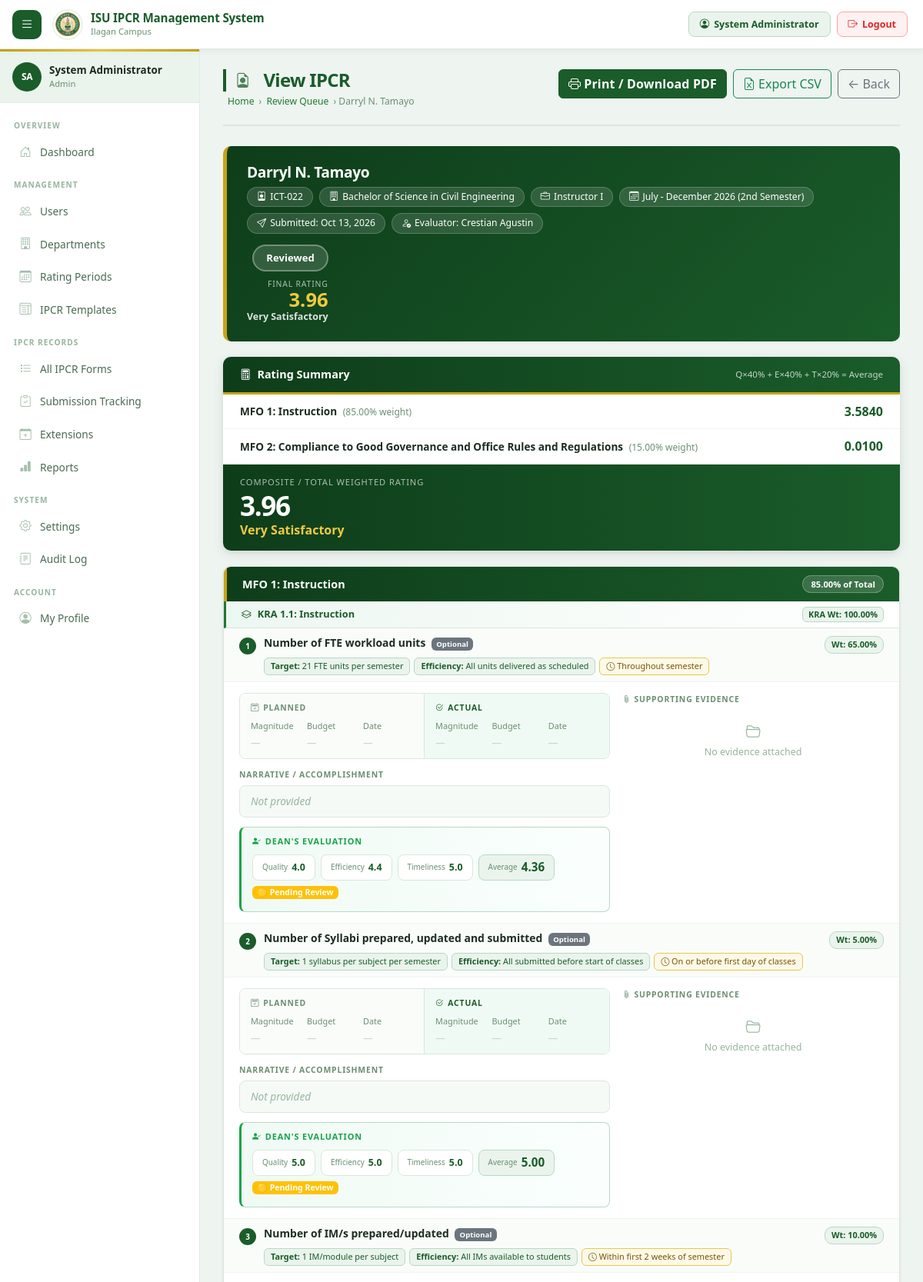
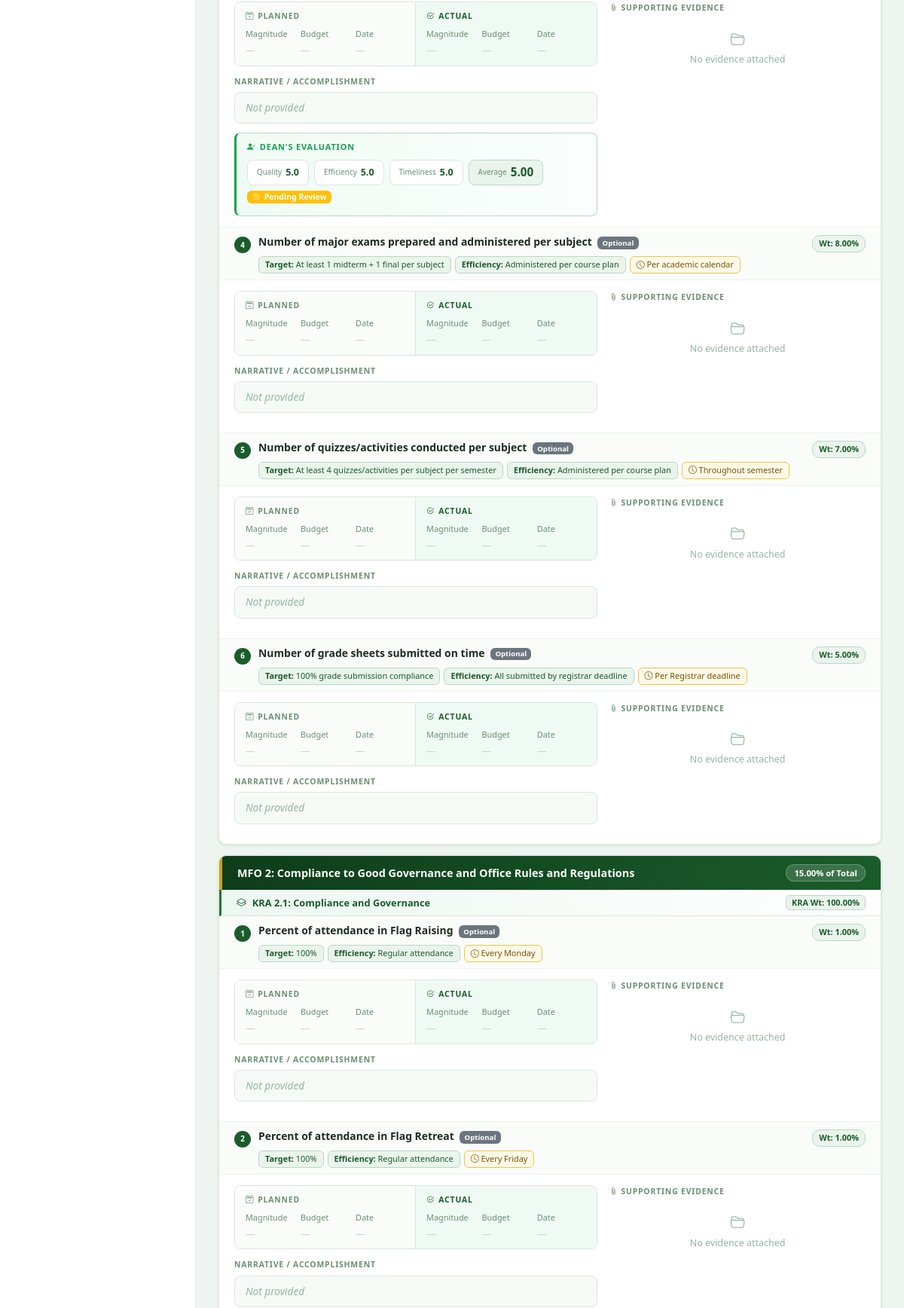
Screenshot of /faculty/ipcr-view.php?id=9 (signed in, upper part) with the database file from the repository (2 pictures, top to bottom).
### tables this page shows
CREATE TABLE `users` (
  `id` int(11) NOT NULL,
  `employee_id` varchar(50) NOT NULL,
  `first_name` varchar(100) NOT NULL,
  `middle_name` varchar(100) DEFAULT '',
  `last_name` varchar(100) NOT NULL,
  `suffix` varchar(20) DEFAULT '',
  `email` varchar(255) DEFAULT NULL COMMENT 'ISU institutional email',
  `personal_email` varchar(255) DEFAULT NULL COMMENT 'Personal email for password recovery',
  `password_hash` varchar(255) NOT NULL,
  `role` enum('faculty','dean','admin','secretary') NOT NULL DEFAULT 'faculty',
  `department` varchar(200) DEFAULT NULL,
  `college` varchar(200) DEFAULT NULL,
  `position` varchar(200) DEFAULT NULL,
  `employment_status` enum('permanent','temporary','contractual','part-time') DEFAULT 'permanent',
  `assigned_dean_id` int(11) DEFAULT NULL,
  `is_active` tinyint(1) DEFAULT 1,
  `failed_attempts` int(11) DEFAULT 0,
  `lockout_until` datetime DEFAULT NULL,
  `last_login` datetime DEFAULT NULL,
  `created_at` timestamp NOT NULL DEFAULT current_timestamp(),
  `updated_at` timestamp NOT NULL DEFAULT current_timestamp() ON UPDATE current_timestamp(),
  `pending_approvals` int(11) DEFAULT 0
);

CREATE TABLE `rating_periods` (
  `id` int(11) NOT NULL,
  `name` varchar(200) NOT NULL,
  `academic_year` varchar(20) DEFAULT NULL,
  `semester` varchar(20) DEFAULT NULL,
  `start_date` date DEFAULT NULL,
  `end_date` date DEFAULT NULL,
  `submission_deadline` date DEFAULT NULL,
  `review_deadline` date DEFAULT NULL,
  `status` enum('draft','open','rating','closed','archived') DEFAULT 'draft',
  `template_id` int(11) DEFAULT NULL,
  `created_by` int(11) DEFAULT NULL,
  `created_at` timestamp NOT NULL DEFAULT current_timestamp(),
  `updated_at` timestamp NOT NULL DEFAULT current_timestamp() ON UPDATE current_timestamp()
);

CREATE TABLE `ipcr_forms` (
  `id` int(11) NOT NULL,
  `period_id` int(11) NOT NULL,
  `user_id` int(11) NOT NULL,
  `template_id` int(11) NOT NULL,
  `status` enum('draft','submitted','under_review','reviewed','returned','approved','finalized') DEFAULT 'draft',
  `is_late` tinyint(1) DEFAULT 0,
  `has_extension` tinyint(1) DEFAULT 0,
  `extension_used_at` datetime DEFAULT NULL,
  `submitted_at` datetime DEFAULT NULL,
  `reviewed_at` datetime DEFAULT NULL,
  `reviewed_by` int(11) DEFAULT NULL,
  `approved_at` datetime DEFAULT NULL,
  `approved_by` int(11) DEFAULT NULL,
  `finalized_at` datetime DEFAULT NULL,
  `return_remarks` text DEFAULT NULL,
  `dean_remarks` text DEFAULT NULL,
  `admin_remarks` text DEFAULT NULL,
  `composite_rating` decimal(5,3) DEFAULT NULL,
  `adjectival_rating` varchar(50) DEFAULT NULL,
  `created_at` timestamp NOT NULL DEFAULT current_timestamp(),
  `updated_at` timestamp NOT NULL DEFAULT current_timestamp() ON UPDATE current_timestamp()
);

CREATE TABLE `system_config` (
  `id` int(11) NOT NULL,
  `config_key` varchar(100) NOT NULL,
  `config_value` text DEFAULT NULL,
  `updated_at` timestamp NOT NULL DEFAULT current_timestamp() ON UPDATE current_timestamp()
);

CREATE TABLE `mfos` (
  `id` int(11) NOT NULL,
  `template_id` int(11) NOT NULL,
  `code` varchar(20) DEFAULT NULL,
  `title` varchar(200) NOT NULL,
  `weight` decimal(5,2) DEFAULT 0.00,
  `sort_order` int(11) DEFAULT 0
);

CREATE TABLE `success_indicators` (
  `id` int(11) NOT NULL,
  `kra_id` int(11) NOT NULL,
  `code` varchar(20) DEFAULT NULL,
  `title` varchar(500) NOT NULL,
  `quality_target` text DEFAULT NULL,
  `efficiency_target` text DEFAULT NULL,
  `timeliness_target` text DEFAULT NULL,
  `si_weight` decimal(5,2) DEFAULT 0.00,
  `is_required` tinyint(1) DEFAULT 1,
  `rating_basis` varchar(50) DEFAULT 'quality',
  `sort_order` int(11) DEFAULT 0
);

CREATE TABLE `ipcr_si_entries` (
  `id` int(11) NOT NULL,
  `form_id` int(11) NOT NULL,
  `si_id` int(11) NOT NULL,
  `planned_magnitude` varchar(200) DEFAULT '',
  `planned_budget` varchar(200) DEFAULT '',
  `planned_date` varchar(200) DEFAULT '',
  `actual_magnitude` varchar(200) DEFAULT '',
  `actual_budget` varchar(200) DEFAULT '',
  `actual_date` varchar(200) DEFAULT '',
  `actual_output` text DEFAULT NULL,
  `self_rating` decimal(3,1) DEFAULT NULL,
  `q_rating` decimal(3,1) DEFAULT NULL,
  `e_rating` decimal(3,1) DEFAULT NULL,
  `t_rating` decimal(3,1) DEFAULT NULL,
  `average_rating` decimal(5,3) DEFAULT NULL,
  `weighted_rating` decimal(5,4) DEFAULT NULL,
  `dean_remarks` text DEFAULT NULL,
  `dean_verify_status` enum('pending','verified','needs_revision','insufficient','rejected') DEFAULT 'pending',
  `is_na` tinyint(1) DEFAULT 0
);

### faculty/ipcr-view.php (the view, shortened to what the rows shown need)
<?php
require_once __DIR__ . '/../config/constants.php';
require_once __DIR__ . '/../config/auth.php';
$db = getDB();
$formId = (int)($_GET['id'] ?? 0);
$stmt = $db->prepare("SELECT * FROM ipcr_forms WHERE id=?");
$stmt->execute([$formId]);
$form = $stmt->fetch();
require_once __DIR__ . '/../includes/header.php';
$user   = $db->prepare("SELECT * FROM users WHERE id=?"); $user->execute([$form['user_id']]); $user = $user->fetch();
$period = $db->prepare("SELECT * FROM rating_periods WHERE id=?"); $period->execute([$form['period_id']]); $period = $period->fetch();
$dean   = null; if($form['reviewed_by']){ $d=$db->prepare("SELECT * FROM users WHERE id=?"); $d->execute([$form['reviewed_by']]); $dean=$d->fetch(); }
$rows = $db->prepare("
    SELECT m.id mfo_id, m.code mfo_code, m.title mfo_title, m.weight mfo_weight,
           k.id kra_id, k.code kra_code, k.title kra_title, k.weight kra_weight,
           s.id si_id, s.code si_code, s.title si_title,
           s.quality_target, s.efficiency_target, s.timeliness_target,
           s.si_weight, s.is_required,
           e.planned_magnitude, e.planned_budget, e.planned_date,
           e.actual_magnitude, e.actual_budget, e.actual_date, e.actual_output,
           e.q_rating, e.e_rating, e.t_rating, e.average_rating, e.weighted_rating,
           e.dean_remarks, e.dean_verify_status, e.is_na
    FROM mfos m JOIN kras k ON k.mfo_id=m.id JOIN success_indicators s ON s.kra_id=k.id
    LEFT JOIN ipcr_si_entries e ON e.si_id=s.id AND e.form_id=?
    WHERE m.template_id=? ORDER BY m.sort_order, k.sort_order, s.sort_order
");
$rows->execute([$formId, $form['template_id']]); $allRows = $rows->fetchAll();
$evMap = [];
$showRatings = in_array($form['status'], ['reviewed','approved','finalized']);
$qW=(int)($db->query("SELECT config_value FROM system_config WHERE config_key='qet_q_weight'")->fetchColumn()?:40);
$eW=(int)($db->query("SELECT config_value FROM system_config WHERE config_key='qet_e_weight'")->fetchColumn()?:40);
$tW=(int)($db->query("SELECT config_value FROM system_config WHERE config_key='qet_t_weight'")->fetchColumn()?:20);
$mfos=[];
foreach($allRows as $row){
    $mid=$row['mfo_id']; $kid=$row['kra_id'];
    if(!isset($mfos[$mid])) $mfos[$mid]=['code'=>$row['mfo_code'],'title'=>$row['mfo_title'],'weight'=>$row['mfo_weight'],'kras'=>[]];
    if(!isset($mfos[$mid]['kras'][$kid])) $mfos[$mid]['kras'][$kid]=['code'=>$row['kra_code'],'title'=>$row['kra_title'],'weight'=>$row['kra_weight'],'sis'=>[]];
    $mfos[$mid]['kras'][$kid]['sis'][]=$row;
}
$mfoTotals=[];
foreach($mfos as $mid=>$mfo){
    $t=0; foreach($mfo['kras'] as $kra) foreach($kra['sis'] as $si)
        if(!$si['is_na']&&$si['average_rating']!==null&&$si['si_weight']>0)
            $t+=floatval($si['average_rating'])*(floatval($si['si_weight'])/100);
    $mfoTotals[$mid]=$t;
}
?>
<div class="page-header no-print">
  <div class="page-header-left">
    <h1><i class="bi bi-file-earmark-person me-2"></i>View IPCR</h1>
  </div>
</div>
<div class="view-hero">
  <div>
    <h2><?= h(fullName($user)) ?></h2>
    <div class="hero-meta">
      <span class="hero-chip"><i class="bi bi-person-badge"></i><?= h($user['employee_id']) ?></span>
      <span class="hero-chip"><i class="bi bi-building"></i><?= h($user['department']??'—') ?></span>
      <span class="hero-chip"><i class="bi bi-briefcase"></i><?= h($user['position']??'—') ?></span>
      <span class="hero-chip"><i class="bi bi-calendar3"></i><?= h($period['name']??'—') ?></span>
      <?php if($form['submitted_at']): ?>
      <span class="hero-chip"><i class="bi bi-send"></i>Submitted: <?= h(date('M d, Y', strtotime($form['submitted_at']))) ?></span>
      <?php endif; ?>
      <?php if($dean): ?>
      <span class="hero-chip"><i class="bi bi-person-check"></i>Evaluator: <?= h(fullName($dean)) ?></span>
      <?php endif; ?>
    </div>
  </div>
  <div class="hero-status">
    <span class="status-pill"><?= h(ucwords(str_replace('_',' ',$form['status']))) ?></span>
    <?php if($form['composite_rating']): ?>
    <div style="text-align:right">
      <div style="font-size:.65rem;opacity:.65;text-transform:uppercase;letter-spacing:.08em">Final Rating</div>
      <div style="font-size:1.6rem;font-weight:900;line-height:1;color:var(--accent-light)"><?= number_format($form['composite_rating'], 2) ?></div>
      <div style="font-size:.78rem;font-weight:600;color:rgba(255,255,255,.85)"><?= h($form['adjectival_rating']??'') ?></div>
    </div>
    <?php endif; ?>
  </div>
</div>
<?php if($showRatings): ?>
<div class="rating-card">
  <div class="rating-card-header">
    <h6><i class="bi bi-calculator me-2"></i>Rating Summary</h6>
    <span style="font-size:.72rem;opacity:.75">Q×<?=$qW?>% + E×<?=$eW?>% + T×<?=$tW?>% = Average</span>
  </div>
  <div class="rating-card-body">
    <?php foreach($mfos as $mid=>$mfo): ?>
    <div class="mfo-rating-row">
      <div class="mfo-rating-label">
        <?= h($mfo['code']) ?>: <?= h($mfo['title']) ?>
        <span>(<?= $mfo['weight'] ?>% weight)</span>
      </div>
      <div class="mfo-score"><?= isset($mfoTotals[$mid])&&$mfoTotals[$mid]>0?number_format($mfoTotals[$mid],4):'—' ?></div>
    </div>
    <?php endforeach; ?>
    <div class="composite-banner">
      <div>
        <div class="composite-label">Composite / Total Weighted Rating</div>
        <div class="composite-num"><?= $form['composite_rating']?number_format($form['composite_rating'], 2):'—' ?></div>
        <div class="composite-adj"><?= h($form['adjectival_rating']??'') ?></div>
      </div>
    </div>
  </div>
</div>
<?php endif; ?>
<?php foreach($mfos as $mfoId=>$mfo): ?>
<div class="view-mfo-section">
  <div class="view-mfo-header">
    <h5><?= h($mfo['code']) ?>: <?= h($mfo['title']) ?></h5>
    <span class="mfo-wt-badge"><?= $mfo['weight'] ?>% of Total</span>
  </div>
  <?php foreach($mfo['kras'] as $kraId=>$kra): ?>
  <div class="view-kra-header">
    <h6><i class="bi bi-layers me-2"></i><?= h($kra['code']) ?>: <?= h($kra['title']) ?></h6>
    <span class="badge" style="background:var(--primary-xlight);color:var(--primary);border:1px solid #b8d9c4;font-size:.68rem">KRA Wt: <?= $kra['weight'] ?>%</span>
  </div>
  <?php foreach($kra['sis'] as $idx=>$si):
    $siEv = $evMap[$si['si_id']] ?? [];
    $hasRating = $si['q_rating'] !== null;
  ?>
  <div class="view-si">
    <div class="view-si-header">
      <span class="si-num"><?= $idx+1 ?></span>
      <div class="si-info">
        <div class="d-flex align-items-start justify-content-between gap-2">
          <div class="si-name">
            <?= h($si['si_title']) ?>
            <?php if(!$si['is_required']): ?>
            <span class="badge bg-secondary ms-1" style="font-size:.6rem;vertical-align:middle">Optional</span>
            <?php endif; ?>
          </div>
          <?php if($si['si_weight']>0): ?><span class="si-wt">Wt: <?= $si['si_weight'] ?>%</span><?php endif; ?>
        </div>
        <div class="si-chips">
          <?php if($si['quality_target']): ?>
          <span class="si-chip"><strong>Target:</strong> <?= h($si['quality_target']) ?></span>
          <?php endif; ?>
          <?php if($si['efficiency_target']): ?>
          <span class="si-chip"><strong>Efficiency:</strong> <?= h($si['efficiency_target']) ?></span>
          <?php endif; ?>
          <?php if($si['timeliness_target']): ?>
          <span class="si-chip accent"><i class="bi bi-clock"></i> <?= h($si['timeliness_target']) ?></span>
          <?php endif; ?>
        </div>
      </div>
    </div>
    <div class="view-si-body">
      <div class="row g-3">
        <div class="col-lg-7">
          <div class="pa-grid">
            <div class="pa-half">
              <div class="pa-label"><i class="bi bi-calendar2-check"></i>Planned</div>
              <div class="pa-fields">
                <div>
                  <div class="pa-field-label">Magnitude</div>
                  <div class="pa-field-val <?= !$si['planned_magnitude']?'empty':'' ?>"><?= $si['planned_magnitude']?h($si['planned_magnitude']):'—' ?></div>
                </div>
                <div>
                  <div class="pa-field-label">Budget</div>
                  <div class="pa-field-val <?= !$si['planned_budget']?'empty':'' ?>"><?= $si['planned_budget']?h($si['planned_budget']):'—' ?></div>
                </div>
                <div>
                  <div class="pa-field-label">Date</div>
                  <div class="pa-field-val <?= !$si['planned_date']?'empty':'' ?>"><?= $si['planned_date']?h($si['planned_date']):'—' ?></div>
                </div>
              </div>
            </div>
            <div class="pa-half">
              <div class="pa-label actual"><i class="bi bi-check2-circle"></i>Actual</div>
              <div class="pa-fields">
                <div>
                  <div class="pa-field-label">Magnitude</div>
                  <div class="pa-field-val hl <?= !$si['actual_magnitude']?'empty':'' ?>"><?= $si['actual_magnitude']?h($si['actual_magnitude']):'—' ?></div>
                </div>
                <div>
                  <div class="pa-field-label">Budget</div>
                  <div class="pa-field-val <?= !$si['actual_budget']?'empty':'' ?>"><?= $si['actual_budget']?h($si['actual_budget']):'—' ?></div>
                </div>
                <div>
                  <div class="pa-field-label">Date</div>
                  <div class="pa-field-val <?= !$si['actual_date']?'empty':'' ?>"><?= $si['actual_date']?h($si['actual_date']):'—' ?></div>
                </div>
              </div>
            </div>
          </div>
          <div>
            <div class="acc-label">Narrative / Accomplishment</div>
            <div class="accomplishment-box <?= !$si['actual_output']?'empty':'' ?>">
              <?= $si['actual_output']?h($si['actual_output']):'Not provided' ?>
            </div>
          </div>
          <?php if($hasRating): ?>
          <div class="dean-eval">
            <div class="dean-eval-title"><i class="bi bi-person-check-fill"></i>Dean's Evaluation</div>
            <div class="qet-pills">
              <div class="qet-pill"><span class="ql">Quality</span><span class="qv"><?= h($si['q_rating']) ?></span></div>
              <div class="qet-pill"><span class="ql">Efficiency</span><span class="qv"><?= h($si['e_rating']) ?></span></div>
              <div class="qet-pill"><span class="ql">Timeliness</span><span class="qv"><?= h($si['t_rating']) ?></span></div>
              <div class="qet-pill avg"><span class="ql">Average</span><span class="qv"><?= $si['average_rating']?number_format($si['average_rating'], 2):'—' ?></span></div>
              <?= evBadge($si['dean_verify_status']??'pending') ?>
            </div>
          </div>
          <?php endif; ?>
        </div>
        <div class="col-lg-5">
          <div class="acc-label"><i class="bi bi-paperclip me-1"></i>Supporting Evidence
          </div>
          <div class="ev-compact-list">
            <?php if(empty($siEv)): ?>
            <div class="ev-empty"><i class="bi bi-folder2-open"></i>No evidence attached</div>
            <?php endif; ?>
          </div>
        </div>
      </div>
    </div>
  </div>
  <?php endforeach; ?>
  <?php endforeach; ?>
</div>
<?php endforeach; ?>
<?php require_once __DIR__ . '/../includes/footer.php'; ?>

### config/auth.php (shortened to what the rows shown need)
<?php
require_once __DIR__ . '/constants.php';
function fullName(array $user): string {
    $parts = array_filter([
        $user['first_name'] ?? '',
        $user['middle_name'] ? ($user['middle_name'][0] . '.') : '',
        $user['last_name']  ?? '',
        $user['suffix']     ?? '',
    ]);
    return implode(' ', $parts);
}
function h(mixed $val): string {
    return htmlspecialchars((string)($val ?? ''), ENT_QUOTES, 'UTF-8');
}
function evBadge(string $status): string {
    global $EV_META;
    $meta  = $EV_META[$status] ?? ['label'=>$status,'dot'=>'⚪','cls'=>'secondary'];
    return "<span class=\"badge bg-{$meta['cls']}\">{$meta['dot']} " . h($meta['label']) . "</span>";
}

### rows the page displays
users: employee "ICT-022", department "Bachelor of Science in Civil Engineering", position "Instructor I"
rating_periods: name "July - December 2026 (2nd Semester)"
ipcr_forms: submitted_at "Oct 13, 2026", status "Reviewed", composite_rating "3.96", adjectival_rating "Very Satisfactory"
system_config: config_value "40"
system_config: config_value "40"
system_config: config_value "20"
mfos: id "0.0100", success_indicators.title "Percent of attendance in Flag Raising", success_indicators.si_weight "1.00", success_indicators.quality_target "100%", success_indicators.efficiency_target "Regular attendance", success_indicators.timeliness_target "Every Monday", success_indicators.title "Percent of attendance in Flag Retreat", success_indicators.timeliness_target "Every Friday"
mfos: success_indicators.title "Number of FTE workload units", success_indicators.si_weight "65.00", success_indicators.quality_target "21 FTE units per semester", success_indicators.efficiency_target "All units delivered as scheduled", success_indicators.timeliness_target "Throughout semester", ipcr_si_entries.q_rating "4.0", ipcr_si_entries.e_rating "4.4", ipcr_si_entries.t_rating "5.0", ipcr_si_entries.average_rating "4.36", ipcr_si_entries.dean_verify_status "🟡", ipcr_si_entries.dean_verify_status "Pending Review", success_indicators.title "Number of Syllabi prepared, updated and submitted", success_indicators.si_weight "5.00", success_indicators.quality_target "1 syllabus per subject per semester", success_indicators.efficiency_target "All submitted before start of classes", success_indicators.timeliness_target "On or before first day of classes", ipcr_si_entries.q_rating "5.0", ipcr_si_entries.e_rating "5.0", ipcr_si_entries.average_rating "5.00", success_indicators.title "Number of IM/s prepared/updated", success_indicators.si_weight "10.00", success_indicators.quality_target "1 IM/module per subject", success_indicators.efficiency_target "All IMs available to students", success_indicators.timeliness_target "Within first 2 weeks of semester", success_indicators.title "Number of major exams prepared and administered per subject", success_indicators.si_weight "8.00", success_indicators.quality_target "At least 1 midterm + 1 final per subject", success_indicators.efficiency_target "Administered per course plan", success_indicators.timeliness_target "Per academic calendar", success_indicators.title "Number of quizzes/activities conducted per subject", success_indicators.si_weight "7.00", success_indicators.quality_target "At least 4 quizzes/activities per subject per semester", success_indicators.title "Number of grade sheets submitted on time", success_indicators.quality_target "100% grade submission compliance", success_indicators.efficiency_target "All submitted by registrar deadline", success_indicators.timeliness_target "Per Registrar deadline"

### other values shown
$_SESSION['name'] "System Administrator"
getInitials($_SESSION['name']) "SA"
$currentRole "Admin"
fullName($user) "Darryl N. Tamayo"
fullName($dean) "Crestian Agustin"
$mfo['code'] "MFO 1"
$mfo['title'] "Instruction"
$mfo['weight'] "85.00"
$mfoTotals[$mid] "3.5840"
$mfo['code'] "MFO 2"
$mfo['title'] "Compliance to Good Governance and Office Rules and Regulations"
$mfo['weight'] "15.00"
$kra['code'] "KRA 1.1"
$kra['title'] "Instruction"
$kra['weight'] "100.00"
